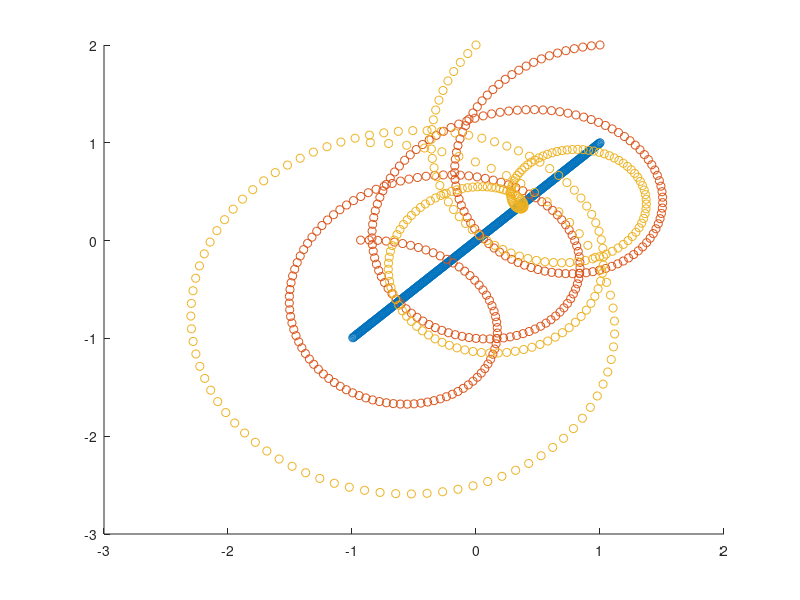

MATLAB code to generate this figure: (Note: this script raises an error after producing the figure.)
t = 1 : 300;
f1 = 1 / 100;
u = [t / 150 - 1; t / 150 - 1];
%u = zeros(2, 300);
x = u + [sin(2 * pi * f1 * t); cos(2 * pi * f1 * t)];
f2 = 1 / 80;
y = x + [sin(2 * pi * f2 * t); cos(2 * pi * f2 * t)];

scatter(u(1,:), u(2,:));
hold all;
scatter(x(1, :), x(2,:));
scatter(y(1,:), y(2,:));

observed = true(3, 300);
%observed(2, 200:300) = false;
observed(3, 200:300) = false;

data = [u; x; y];
bones = [1, 2, 1; 2, 1, 1; 2, 3, 1; 3, 2, 1];
[model, Xhat, LL] = learn_lds_dynammop_bone_newton(data, 'Bone', bones, 'MaxIter', 100, 'Hidden', 4, 'Observed', observed);
save('test_simulated_solar_multi_bone.mat');

[model, Xhat, LL] = learn_lds_dynammop(data, 'MaxIter', 100, 'Hidden', 4, 'Observed', observed);
save('test_simulated_solar_fly.mat');
%% test basic learn_lds
[model, LL] = learn_lds(data, 'Bone', bones, 'MaxIter', 1000, 'Hidden', 4, 'Observed', observed);
[mu, V, P] = forward(data, model);
[Ez, Ezz, Ez1z] = backward(mu, V, P, model);
plot((model.C * cell2mat(Ez))' - data');

